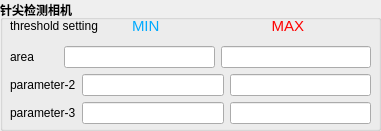
  <widget class="QGroupBox" name="groupBox_3">
   <property name="geometry">
    <rect>
     <x>410</x>
     <y>140</y>
     <width>381</width>
     <height>131</height>
    </rect>
   </property>
   <property name="font">
    <font>
     <weight>75</weight>
     <bold>true</bold>
    </font>
   </property>
   <property name="title">
    <string>针尖检测相机</string>
   </property>
   <widget class="QWidget" name="layoutWidget_4">
    <property name="geometry">
     <rect>
      <x>10</x>
      <y>11</y>
      <width>361</width>
      <height>113</height>
     </rect>
    </property>
    <layout class="QVBoxLayout" name="verticalLayout_5" stretch="0,0">
     <item>
      <layout class="QHBoxLayout" name="horizontalLayout_10" stretch="3,3,3">
       <item>
        <widget class="QLabel" name="label_15">
         <property name="font">
          <font>
           <weight>50</weight>
           <bold>false</bold>
          </font>
         </property>
         <property name="text">
          <string>threshold setting</string>
         </property>
        </widget>
       </item>
       <item>
        <widget class="QLabel" name="label_16">
         <property name="font">
          <font>
           <family>Arial</family>
           <pointsize>11</pointsize>
           <weight>50</weight>
           <bold>false</bold>
          </font>
         </property>
         <property name="styleSheet">
          <string notr="true">color: rgb(0, 170, 255);</string>
         </property>
         <property name="text">
          <string>MIN</string>
         </property>
        </widget>
       </item>
       <item>
        <widget class="QLabel" name="label_17">
         <property name="font">
          <font>
           <family>Arial</family>
           <pointsize>11</pointsize>
           <weight>50</weight>
           <bold>false</bold>
          </font>
         </property>
         <property name="styleSheet">
          <string notr="true">color: rgb(255, 0, 0);</string>
         </property>
         <property name="text">
          <string>    MAX</string>
         </property>
        </widget>
       </item>
      </layout>
     </item>
     <item>
      <layout class="QVBoxLayout" name="verticalLayout_6">
       <item>
        <layout class="QHBoxLayout" name="horizontalLayout_11">
         <item>
          <widget class="QLabel" name="label_18">
           <property name="font">
            <font>
             <weight>50</weight>
             <bold>false</bold>
            </font>
           </property>
           <property name="text">
            <string>area       </string>
           </property>
          </widget>
         </item>
         <item>
          <widget class="QLineEdit" name="lineEdit_2_1">
           <property name="alignment">
            <set>Qt::AlignRight|Qt::AlignTrailing|Qt::AlignVCenter</set>
           </property>
          </widget>
         </item>
         <item>
          <widget class="QLineEdit" name="lineEdit_2_2">
           <property name="alignment">
            <set>Qt::AlignRight|Qt::AlignTrailing|Qt::AlignVCenter</set>
           </property>
          </widget>
         </item>
        </layout>
       </item>
       <item>
        <layout class="QHBoxLayout" name="horizontalLayout_12">
         <item>
          <widget class="QLabel" name="label_19">
           <property name="font">
            <font>
             <weight>50</weight>
             <bold>false</bold>
            </font>
           </property>
           <property name="text">
            <string>parameter-2</string>
           </property>
          </widget>
         </item>
         <item>
          <widget class="QLineEdit" name="lineEdit_2_3">
           <property name="alignment">
            <set>Qt::AlignRight|Qt::AlignTrailing|Qt::AlignVCenter</set>
           </property>
          </widget>
         </item>
         <item>
          <widget class="QLineEdit" name="lineEdit_2_4">
           <property name="alignment">
            <set>Qt::AlignRight|Qt::AlignTrailing|Qt::AlignVCenter</set>
           </property>
          </widget>
         </item>
        </layout>
       </item>
       <item>
        <layout class="QHBoxLayout" name="horizontalLayout_13">
         <item>
          <widget class="QLabel" name="label_20">
           <property name="font">
            <font>
             <weight>50</weight>
             <bold>false</bold>
            </font>
           </property>
           <property name="text">
            <string>parameter-3</string>
           </property>
          </widget>
         </item>
         <item>
          <widget class="QLineEdit" name="lineEdit_2_5">
           <property name="alignment">
            <set>Qt::AlignRight|Qt::AlignTrailing|Qt::AlignVCenter</set>
           </property>
          </widget>
         </item>
         <item>
          <widget class="QLineEdit" name="lineEdit_2_6">
           <property name="alignment">
            <set>Qt::AlignRight|Qt::AlignTrailing|Qt::AlignVCenter</set>
           </property>
          </widget>
         </item>
        </layout>
       </item>
      </layout>
     </item>
    </layout>
   </widget>
  </widget>
